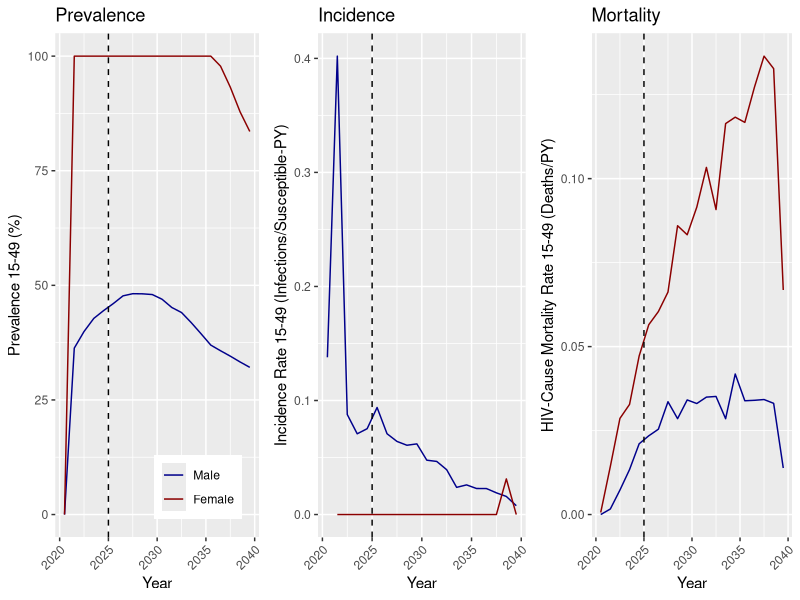

The R source for this figure:
# SUMMARY: Plot HIV prevalence, incidence rate, and mortality rate for ages 15-49 by gender
# INPUT: output/ReportHIVByAgeAndGender.csv
# OUTPUT: figs/HIV_Summary.png

rm( list=ls( all=TRUE ) )
graphics.off()

library(reshape)
library(ggplot2)
library(gridExtra)

STIBARRIER_YEAR = 2025

fig_dir = 'figs'
if( !file.exists(fig_dir) ) {
    dir.create(fig_dir)
}

dat = read.csv(file.path("output", "ReportHIVByAgeAndGender.csv"))

prevalent.m = melt(dat, 
    id=c("Year", "Gender", "Age"),
    measure=c("Population", "Infected", "On_ART"))

incident.m = melt(dat, 
    id=c("Year", "Gender", "Age"),
    measure=c("Died", "Died_from_HIV", "Newly.Infected"))

Years = unique(prevalent.m$Year)
nYears = 2*floor(length(Years)/2)   # Make it even
midYears = Years[seq(0,nYears-1) %% 2 == 0]   # First is mid-year

# midYear function for stitching half years together
midYear = function(year) {
    if( any(midYears == year) ) {
        return(year)
    }

    idx = which(year == Years)
    stopifnot(idx > 0)
    return( Years[[idx-1]] )
}

prevalent.m = prevalent.m[prevalent.m$Year %in% midYears,]
prevalent.c = cast(prevalent.m, Year + Gender~ variable, sum, subset=(Age>=15 & Age<50))

incident.m$Year = sapply(incident.m$Year, midYear)
incident.c = cast(incident.m, Year + Gender ~ variable, sum, subset=(Age>=15 & Age<50))

both.c = merge(prevalent.c, incident.c, by=c("Year", "Gender"))
both.c$Prevalence = 100 * both.c$Infected / both.c$Population
both.c$IncidenceRate = both.c$Newly.Infected / (both.c$Population - both.c$Infected)
both.c$IncidenceRate[ is.nan(both.c$IncidenceRate) ] = 0
both.c$HIVCauseMortalityRate = both.c$Died_from_HIV / both.c$Population
both.c$Gender = factor(both.c$Gender, labels=c("Male", "Female"))

# set female incidence rate to zero in seed year to avoid meaningless spike upon seeding infections
both.c$IncidenceRate[is.na(both.c$IncidenceRate) & both.c$Gender=='Female'] <- 0
both.c$IncidenceRate[both.c$Year==2020.5 & both.c$Gender=='Female'] <- NA


p.prevalence = ggplot(both.c, aes(x=Year, y=Prevalence, colour=Gender)) +
    geom_line() +
    geom_vline(xintercept=STIBARRIER_YEAR, colour="black", linetype="dashed") + 
    scale_color_manual(values=c("darkblue", "darkred")) +
    theme(axis.text.x = element_text(angle = 45, hjust = 1)) +
    theme(legend.position=c(0.7,0.1)) +
    theme(legend.title=element_blank()) +
    xlab( "Year" ) +
    ylab( "Prevalence 15-49 (%)" ) +
    ggtitle( "Prevalence" )

p.incidence = ggplot(both.c, aes(x=Year, y=IncidenceRate, colour=Gender)) +
    geom_line() +
    geom_vline(xintercept=STIBARRIER_YEAR, colour="black", linetype="dashed") + 
    scale_color_manual(values=c("darkblue", "darkred")) +
    theme(axis.text.x = element_text(angle = 45, hjust = 1)) +
    theme(legend.position="none") +
    theme(legend.title=element_blank()) +
    xlab( "Year" ) +
    ylab( "Incidence Rate 15-49 (Infections/Susceptible-PY)" ) +
    ggtitle( "Incidence" )

p.deaths = ggplot(both.c, aes(x=Year, y=HIVCauseMortalityRate, colour=Gender)) +
    geom_line() +
    geom_vline(xintercept=STIBARRIER_YEAR, colour="black", linetype="dashed") + 
    scale_color_manual(values=c("darkblue", "darkred")) +
    theme(axis.text.x = element_text(angle = 45, hjust = 1)) +
    theme(legend.position="none") +
    theme(legend.title=element_blank()) +
    xlab( "Year" ) +
    ylab( "HIV-Cause Mortality Rate 15-49 (Deaths/PY)" ) +
    ggtitle( "Mortality" )

q = grid.arrange(p.prevalence, p.incidence, p.deaths, ncol=3)

ggsave(file.path(fig_dir,"HIV_Summary.png"), plot=q, width=6, height=4)
